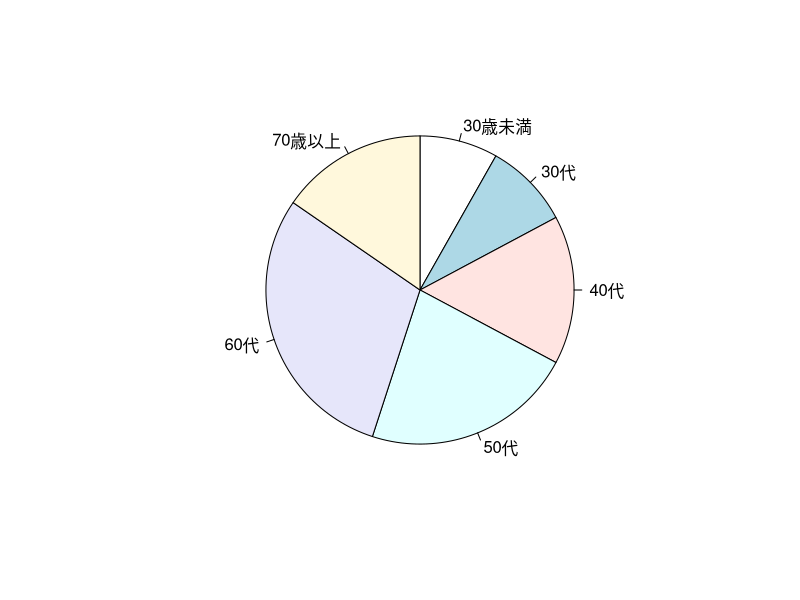
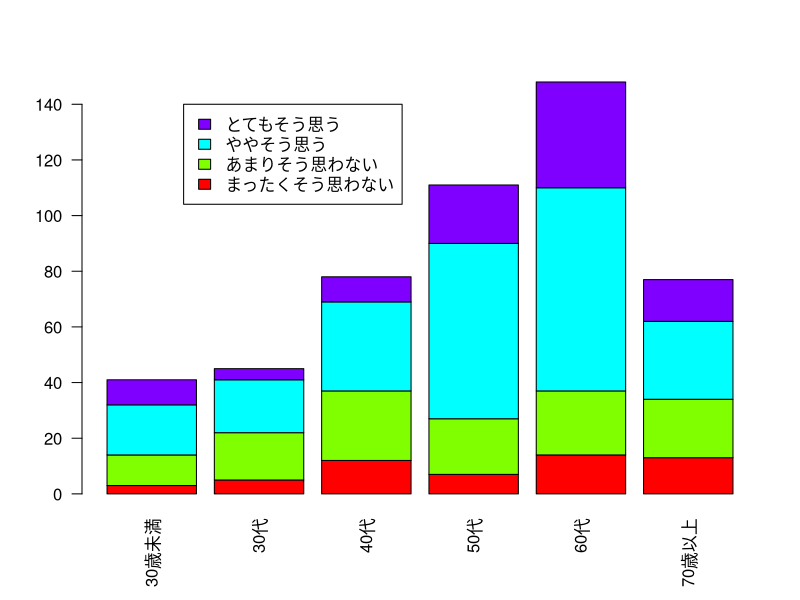

The R source for these figures, in order:
pc1 <- read.csv("ch054.csv",header=T,row.names=1)
pc1[,2] <- factor(pc1[,2],levels=
c("まったくそう思わない","あまりそう思わない",
"ややそう思う","とてもそう思う") )
pc1[,3] <- cut(pc1[,1],c(0,30,40,50,60,70,100),right=F,
labels=c("30歳未満","30代","40代","50代","60代","70歳以上"))
pie( table(pc1[,3]),clockwise=T)
pc2 <- table(pc1[,2],pc1[,3])
barplot(pc2,col=rainbow(4),las=2
        ,legend= rownames(pc2),
        args.legend=list(x=3.5,y=140))
          